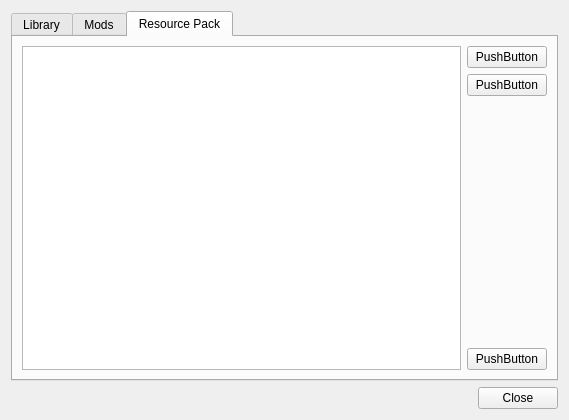
<?xml version="1.0" encoding="UTF-8"?>
<ui version="4.0">
 <class>Dialog</class>
 <widget class="QDialog" name="Dialog">
  <property name="geometry">
   <rect>
    <x>0</x>
    <y>0</y>
    <width>569</width>
    <height>420</height>
   </rect>
  </property>
  <property name="windowTitle">
   <string>Dialog</string>
  </property>
  <layout class="QVBoxLayout" name="verticalLayout">
   <item>
    <widget class="QTabWidget" name="tabWidget">
     <property name="enabled">
      <bool>true</bool>
     </property>
     <property name="minimumSize">
      <size>
       <width>0</width>
       <height>0</height>
      </size>
     </property>
     <property name="currentIndex">
      <number>2</number>
     </property>
     <property name="elideMode">
      <enum>Qt::ElideNone</enum>
     </property>
     <property name="tabsClosable">
      <bool>false</bool>
     </property>
     <widget class="QWidget" name="libraryTab">
      <attribute name="title">
       <string>Library</string>
      </attribute>
      <layout class="QHBoxLayout" name="horizontalLayout">
       <item>
        <widget class="QTreeView" name="treeView"/>
       </item>
      </layout>
     </widget>
     <widget class="QWidget" name="modTab">
      <attribute name="title">
       <string>Mods</string>
      </attribute>
      <layout class="QHBoxLayout" name="horizontalLayout_2">
       <item>
        <widget class="QListView" name="listView"/>
       </item>
       <item>
        <layout class="QVBoxLayout" name="verticalLayout_2">
         <item>
          <widget class="QPushButton" name="addModButton">
           <property name="text">
            <string>&amp;Add</string>
           </property>
          </widget>
         </item>
         <item>
          <widget class="QPushButton" name="removeModButton">
           <property name="text">
            <string>&amp;Remove</string>
           </property>
          </widget>
         </item>
         <item>
          <spacer name="verticalSpacer">
           <property name="orientation">
            <enum>Qt::Vertical</enum>
           </property>
           <property name="sizeHint" stdset="0">
            <size>
             <width>20</width>
             <height>40</height>
            </size>
           </property>
          </spacer>
         </item>
         <item>
          <widget class="QPushButton" name="viewModButton">
           <property name="text">
            <string>&amp;View Folder</string>
           </property>
          </widget>
         </item>
        </layout>
       </item>
      </layout>
     </widget>
     <widget class="QWidget" name="resourcePackTab">
      <attribute name="title">
       <string>Resource Pack</string>
      </attribute>
      <layout class="QHBoxLayout" name="horizontalLayout_3">
       <item>
        <widget class="QListView" name="listView_2"/>
       </item>
       <item>
        <layout class="QVBoxLayout" name="verticalLayout_3">
         <item>
          <widget class="QPushButton" name="pushButton">
           <property name="text">
            <string>PushButton</string>
           </property>
          </widget>
         </item>
         <item>
          <widget class="QPushButton" name="pushButton_2">
           <property name="text">
            <string>PushButton</string>
           </property>
          </widget>
         </item>
         <item>
          <spacer name="verticalSpacer_2">
           <property name="orientation">
            <enum>Qt::Vertical</enum>
           </property>
           <property name="sizeHint" stdset="0">
            <size>
             <width>20</width>
             <height>40</height>
            </size>
           </property>
          </spacer>
         </item>
         <item>
          <widget class="QPushButton" name="pushButton_3">
           <property name="text">
            <string>PushButton</string>
           </property>
          </widget>
         </item>
        </layout>
       </item>
      </layout>
     </widget>
    </widget>
   </item>
   <item>
    <widget class="QDialogButtonBox" name="buttonBox">
     <property name="autoFillBackground">
      <bool>false</bool>
     </property>
     <property name="standardButtons">
      <set>QDialogButtonBox::Close</set>
     </property>
    </widget>
   </item>
  </layout>
 </widget>
 <resources/>
 <connections/>
</ui>
